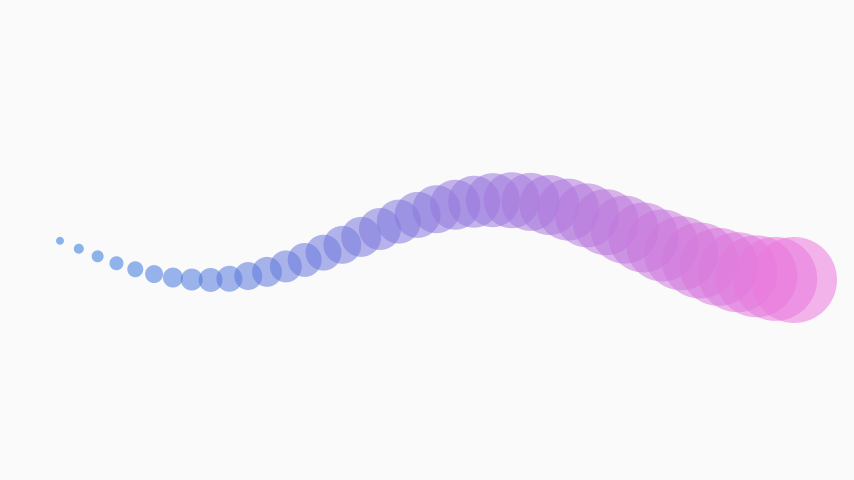
Frame 1 (no input)
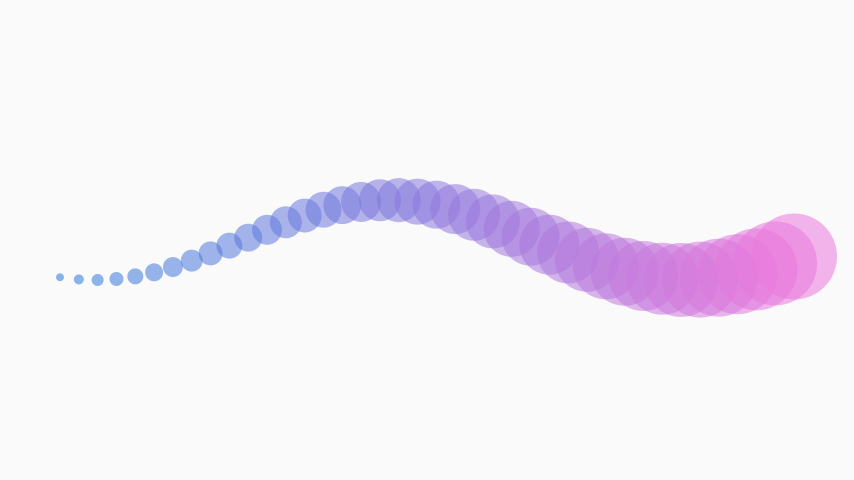
Frame 60 (the mouse pressed at the canvas centre just before this capture)
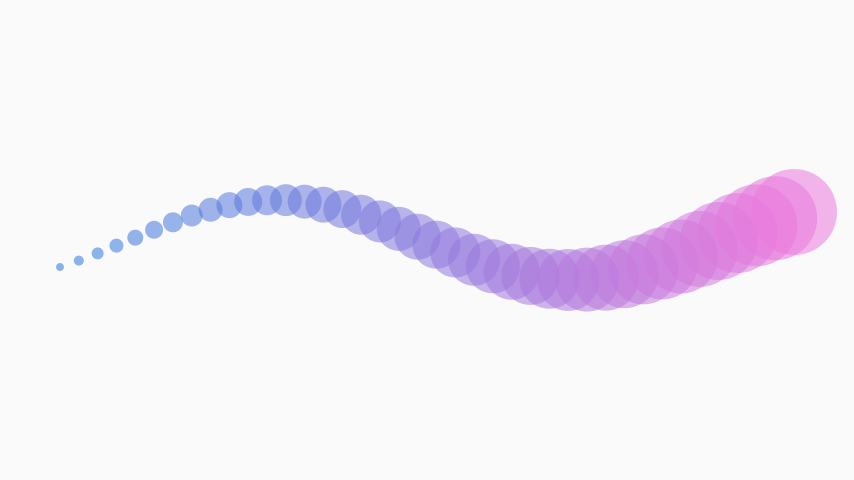
Frame 120 (the mouse held since frame 60 and released just before this capture)

The Processing sketch that drew these frames (run headless with seeded random() and noise(); from frame 60 on, the mouse is pressed at the canvas centre):

// Processing sketch: sketch_sample04
// ── sketch_sample04.pde
void setup(){
  size(854,480);
}

void draw(){
  background(250);
  noStroke();
  for(int i=0;i<40;i++){
    float x = map(i, 0, 39, 60, width-60);
    float s = 8 + i*2;
    fill(40+5*i, 120, 220, 140);
    ellipse(x, height*0.5 + sin(frameCount*0.02+i*0.2)*40, s, s);
  }
}
